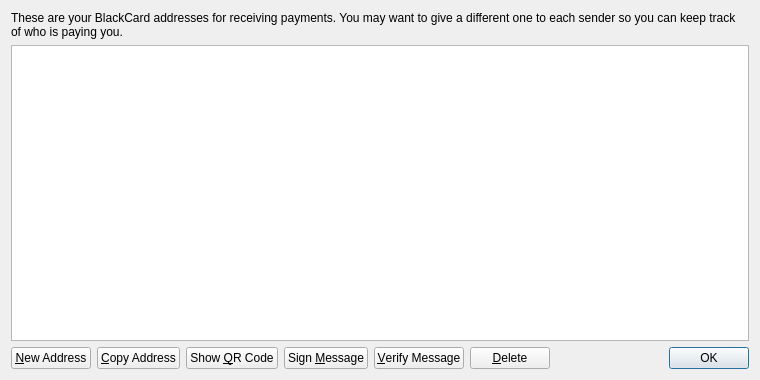
<?xml version="1.0" encoding="UTF-8"?>
<ui version="4.0">
 <class>AddressBookPage</class>
 <widget class="QWidget" name="AddressBookPage">
  <property name="geometry">
   <rect>
    <x>0</x>
    <y>0</y>
    <width>760</width>
    <height>380</height>
   </rect>
  </property>
  <property name="windowTitle">
   <string>Address Book</string>
  </property>
  <layout class="QVBoxLayout" name="verticalLayout">
   <item>
    <widget class="QLabel" name="labelExplanation">
     <property name="text">
      <string>These are your BlackCard addresses for receiving payments. You may want to give a different one to each sender so you can keep track of who is paying you.</string>
     </property>
     <property name="textFormat">
      <enum>Qt::PlainText</enum>
     </property>
     <property name="wordWrap">
      <bool>true</bool>
     </property>
    </widget>
   </item>
   <item>
    <widget class="QTableView" name="tableView">
     <property name="contextMenuPolicy">
      <enum>Qt::CustomContextMenu</enum>
     </property>
     <property name="toolTip">
      <string>Double-click to edit address or label</string>
     </property>
     <property name="tabKeyNavigation">
      <bool>false</bool>
     </property>
     <property name="alternatingRowColors">
      <bool>true</bool>
     </property>
     <property name="selectionMode">
      <enum>QAbstractItemView::SingleSelection</enum>
     </property>
     <property name="selectionBehavior">
      <enum>QAbstractItemView::SelectRows</enum>
     </property>
     <property name="sortingEnabled">
      <bool>true</bool>
     </property>
     <attribute name="verticalHeaderVisible">
      <bool>false</bool>
     </attribute>
    </widget>
   </item>
   <item>
    <layout class="QHBoxLayout" name="horizontalLayout">
     <item>
      <widget class="QPushButton" name="newAddressButton">
       <property name="toolTip">
        <string>Create a new address</string>
       </property>
       <property name="text">
        <string>&amp;New Address</string>
       </property>
       <property name="icon">
        <iconset resource="../BlackCard.qrc">
         <normaloff>:/icons/add</normaloff>:/icons/add</iconset>
       </property>
      </widget>
     </item>
     <item>
      <widget class="QPushButton" name="copyToClipboard">
       <property name="toolTip">
        <string>Copy the currently selected address to the system clipboard</string>
       </property>
       <property name="text">
        <string>&amp;Copy Address</string>
       </property>
       <property name="icon">
        <iconset resource="../BlackCard.qrc">
         <normaloff>:/icons/editcopy</normaloff>:/icons/editcopy</iconset>
       </property>
      </widget>
     </item>
     <item>
      <widget class="QPushButton" name="showQRCode">
       <property name="text">
        <string>Show &amp;QR Code</string>
       </property>
       <property name="icon">
        <iconset resource="../BlackCard.qrc">
         <normaloff>:/icons/qrcode</normaloff>:/icons/qrcode</iconset>
       </property>
      </widget>
     </item>
     <item>
      <widget class="QPushButton" name="signMessage">
       <property name="toolTip">
        <string>Sign a message to prove you own a BlackCard address</string>
       </property>
       <property name="text">
        <string>Sign &amp;Message</string>
       </property>
       <property name="icon">
        <iconset resource="../BlackCard.qrc">
         <normaloff>:/icons/edit</normaloff>:/icons/edit</iconset>
       </property>
      </widget>
     </item>
     <item>
      <widget class="QPushButton" name="verifyMessage">
       <property name="toolTip">
        <string>Verify a message to ensure it was signed with a specified BlackCard address</string>
       </property>
       <property name="text">
        <string>&amp;Verify Message</string>
       </property>
       <property name="icon">
        <iconset resource="../BlackCard.qrc">
         <normaloff>:/icons/transaction_0</normaloff>:/icons/transaction_0</iconset>
       </property>
      </widget>
     </item>
     <item>
      <widget class="QPushButton" name="deleteButton">
       <property name="toolTip">
        <string>Delete the currently selected address from the list</string>
       </property>
       <property name="text">
        <string>&amp;Delete</string>
       </property>
       <property name="icon">
        <iconset resource="../BlackCard.qrc">
         <normaloff>:/icons/remove</normaloff>:/icons/remove</iconset>
       </property>
      </widget>
     </item>
     <item>
      <spacer name="horizontalSpacer">
       <property name="orientation">
        <enum>Qt::Horizontal</enum>
       </property>
       <property name="sizeHint" stdset="0">
        <size>
         <width>40</width>
         <height>20</height>
        </size>
       </property>
      </spacer>
     </item>
     <item>
      <widget class="QDialogButtonBox" name="buttonBox">
       <property name="sizePolicy">
        <sizepolicy hsizetype="Maximum" vsizetype="Fixed">
         <horstretch>0</horstretch>
         <verstretch>0</verstretch>
        </sizepolicy>
       </property>
       <property name="standardButtons">
        <set>QDialogButtonBox::Ok</set>
       </property>
      </widget>
     </item>
    </layout>
   </item>
  </layout>
 </widget>
 <resources>
  <include location="../BlackCard.qrc"/>
 </resources>
 <connections/>
</ui>
